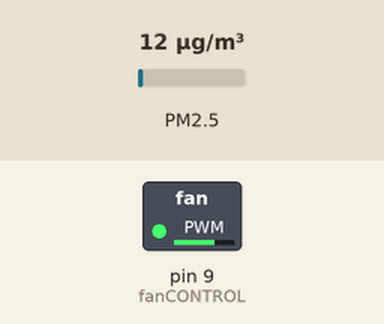
This sketch was run on a simulated Arduino Uno, built with avr-gcc and run on an emulated ATmega328P. Shown: switched loads named in the sketch (green lamp = pin HIGH). The test bench sets the inputs (shaded band); at power-on: PM2.5 12 µg/m³. What the sketch prints to the serial monitor is not drawn.

Above: at 0.2 s.
Timing chart, 0 to 1.7 s (numbered marks = the images above):
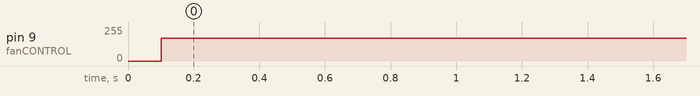

The sketch:

AQI.ino
```cpp
#include "PMS.h"
#include <SoftwareSerial.h>
#define pmsTX 5
#define pmsRX 6
#define fanCONTROL 9


// -------------------------- PMS7003 -----------------------------------------------------
const uint8_t  pmsWakeBefore           = 30;    // [SECONDS] Seconds PMS sensor should be active before reading it
bool           pmsSensorOnline         = false;
int            pmsSensorRetry          = 0;
bool           pmsNoSleep              = false;
bool           pmsWoken                = false;
const char     *airQuality, *airQualityRaw;
int            avgPM1, avgPM25, avgPM10;

// -------------------------- FILTER -------------------------------------------------------
int           val                      = 0;
int           writeVal                 = 0;
SoftwareSerial pmsSerial(pmsTX, pmsRX);
PMS pms(pmsSerial);
PMS::DATA data;

void initPMS() {
  pmsSerial.begin(9600);
    pms.wakeUp();
    pms.passiveMode();
    pmsWoken = true;
}

void   initFilter() {
  pinMode(fanCONTROL, OUTPUT);
  digitalWrite(fanCONTROL, LOW);
}

void setup() {
  Serial.begin(9600);
  initPMS();
  initFilter();
}


void readPMS() { // Function that reads data from the PMS7003
  while (pmsSerial.available()) { pmsSerial.read();}
  pms.requestRead(); // Now get the real data

  if (pms.readUntil(data)) {
    int PM1 = data.PM_AE_UG_1_0;
    int PM2_5 = data.PM_AE_UG_2_5;
    int PM10 = data.PM_AE_UG_10_0;

////Print ID pm10 and concentration of pm10
    //Serial.println(1);
    Serial.println(PM10);

//Print ID pm2_5 and concentration of pm2_5
  //  Serial.println(2);
    Serial.println(PM2_5);


//     Assign a text value of how good the air is based on current value
//     http://www.amskv.sepa.gov.rs/kriterijumi.php
    if (PM10 <= 20) {
      airQualityRaw = "Good";
      val = 16;
    } else if (PM10 >= 21 && PM10 <= 40) {
      airQualityRaw = "Moderate";
      val = 8;
    } else if (PM10 >= 41 && PM10 <= 50) {
      airQualityRaw = "Unhealthy for sensitive groups";
      val = 16;
    } else if (PM10 >= 51 && PM10 <= 100) {
      airQualityRaw = "Unhealty";
      val = 24;
    } else if (PM10 > 100) {
      airQualityRaw = "Very unhealty";
      val = 24;
    }

  writeVal = map(val, 0, 24, 0, 255);
  analogWrite(fanCONTROL, writeVal);

}
}
void loop() {
    readPMS();

 // Serial.print("Air quality ");
//  Serial.println(airQualityRaw);

  delay(30000);
}
```

Measured:
- by itself, pin 9 (fanCONTROL): 0/255 → 170/255 at 0.10 s
